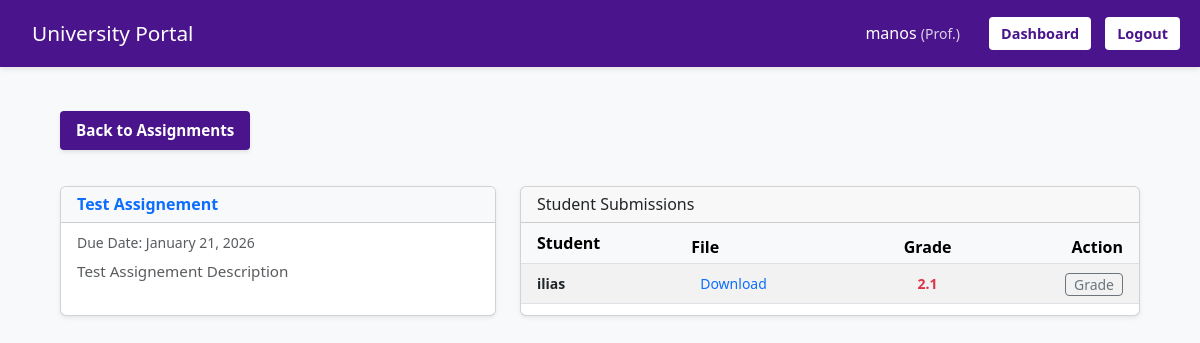
The page /utilities/submission.php?assign_id=10 (signed in) on the database its author committed.
### tables this page shows
CREATE TABLE `assignments` (
  `id` int(6) UNSIGNED NOT NULL,
  `course_id` int(6) UNSIGNED DEFAULT NULL,
  `title` varchar(100) NOT NULL,
  `description` text DEFAULT NULL,
  `due_date` date DEFAULT NULL
);

CREATE TABLE `submissions` (
  `id` int(6) UNSIGNED NOT NULL,
  `assignment_id` int(6) UNSIGNED DEFAULT NULL,
  `student_id` int(6) UNSIGNED DEFAULT NULL,
  `submission_text` text DEFAULT NULL,
  `file_name` varchar(255) DEFAULT NULL,
  `file_type` varchar(100) DEFAULT NULL,
  `file_content` blob DEFAULT NULL,
  `grade` decimal(4,1) DEFAULT NULL,
  `feedback` text DEFAULT NULL,
  `submitted_at` timestamp NOT NULL DEFAULT current_timestamp()
);

CREATE TABLE `users` (
  `id` int(6) UNSIGNED NOT NULL,
  `username` varchar(50) NOT NULL,
  `email` varchar(255) NOT NULL,
  `password` varchar(255) NOT NULL,
  `role` enum('S','P') NOT NULL,
  `created_at` timestamp NOT NULL DEFAULT current_timestamp()
);

### functions/check_generic.php (called while the page is built, shortened)
<?php
function e($string) {
    return htmlspecialchars($string, ENT_QUOTES | ENT_SUBSTITUTE, 'UTF-8');
}
?>

### utilities/submission.php (the view, shortened to what this page needs)
<?php
require_once '../functions/check_generic.php';
require_once '../database/db_connect.php';
$assign_id = intval($_GET['assign_id']);
$role      = $_SESSION['role'];
$stmt = $conn->prepare("SELECT * FROM assignments WHERE id = ?");
$stmt->bind_param("i", $assign_id);
$stmt->execute();
    $assign = $stmt->get_result()->fetch_assoc();
?>
<!DOCTYPE html>
<html lang="el">
<head>
    <link href="https://cdn.jsdelivr.net/npm/bootstrap@5.3.0/dist/css/bootstrap.min.css" rel="stylesheet">
    <link rel="stylesheet" href="../style.css?v=46">
</head>
<body>
<header>
    <h1><a href="../index.php" class="home-link" style="color: white; text-decoration: none;">University Portal</a></h1>
    <div class="nav-links">
        <span style="color: white; font-weight: 500; margin-right: 15px;">
            <?php echo e($_SESSION['username']); ?> <small style="opacity: 0.8;">(<?php echo ($_SESSION['role'] === 'P' ? 'Prof.' : 'Student'); ?>)</small>
        </span>
        <a href="dashboard.php">Dashboard</a>
        <a href="../sign-in-out-up/logout.php">Logout</a>
    </div>
</header>
<div class="container py-4">
    <div class="mb-3 d-flex justify-content-between align-items-center">
        <a href="assignment.php?course_id=<?php echo $assign['course_id']; ?>" class="btn-back">Back to Assignments</a>
    </div>
    <div class="row g-4">
        <div class="col-lg-5">
            <div class="card mb-3 shadow-sm h-100">
                <div class="card-header bg-light py-2">
                    <h5 class="mb-0 text-primary fw-bold fs-6"><?php echo e($assign['title']); ?></h5>
                </div>
                <div class="card-body p-3">
                    <h6 class="card-subtitle mb-2 text-muted small">Due Date: <?php echo date("F j, Y", strtotime($assign['due_date'])); ?></h6>
                    <div class="card-text text-muted" style="max-height: 250px; overflow-y: auto; font-size: 0.95rem; line-height: 1.5;">
                        <?php echo nl2br(e($assign['description'])); ?>
                    </div>
                </div>
            </div>
        </div>
        <div class="col-lg-7">
            <?php if($role === 'P'): ?>
                <div class="card shadow-sm h-100">
                    <div class="card-header py-2">
                        <h5 class="mb-0 fs-6">Student Submissions</h5>
                    </div>
                    <div class="card-body p-0">
                        <div class="table-responsive">
                            <table class="table table-sm table-striped table-hover align-middle mb-0">
                                <thead class="table-light">
                                    <tr>
                                        <th class="ps-3 py-2">Student</th>
                                        <th>File</th>
                                        <th class="text-center">Grade</th>
                                        <th class="text-end pe-3">Action</th>
                                    </tr>
                                </thead>
                                <tbody>
                                    <?php
                                    $stmt = $conn->prepare("SELECT s.*, u.username FROM submissions s JOIN users u ON s.student_id=u.id WHERE s.assignment_id=? ORDER BY s.submitted_at DESC");
                                    $stmt->bind_param("i", $assign_id);
                                    $stmt->execute();
                                    $subs = $stmt->get_result();
                                    if ($subs->num_rows > 0):
                                        while($s = $subs->fetch_assoc()):
                                    ?>
                                    <tr>
                                        <td class="ps-3 fw-bold small"><?php echo e($s['username']); ?></td>
                                        <td>
                                            <a href="download.php?file_id=<?php echo $s['id']; ?>" class="btn btn-sm btn-link text-decoration-none small">Download</a>
                                        </td>
                                        <td class="text-center">
                                            <?php if($s['grade'] !== null): ?>
                                                <?php $grade_color = ($s['grade'] < 4.0) ? 'text-danger' : 'text-primary'; ?>
                                                <span class="fw-bold <?php echo $grade_color; ?> small"><?php echo number_format($s['grade'], 1); ?></span>
                                            <?php else: ?>
                                                <span class="text-muted small">---</span>
                                            <?php endif; ?>
                                        </td>
                                        <td class="text-end pe-3">
                                            <button class="btn btn-sm btn-outline-secondary py-0 small" data-bs-toggle="modal" data-bs-target="#gradeModal<?php echo $s['id']; ?>">
                                                Grade
                                            </button>
                                        </td>
                                    </tr>
                                    <?php endwhile; else: ?>
                                        <tr><td colspan="4" class="text-center text-muted py-4 small">No submissions found.</td></tr>
                                    <?php endif; ?>
                                </tbody>
                            </table>
                        </div>
                    </div>
                </div>
            <?php endif; ?>
        </div>
    </div>
</div>
</body>
</html>

### style.css (style rules this page uses)
:root { --primary-color: #4a148c; --primary-hover: #38006b; --bg-color: #f8f9fa; --text-color: #333; --border-color: #dee2e6; }
* { box-sizing: border-box; }
body { font-family: 'Segoe UI', Tahoma, Geneva, Verdana, sans-serif; background-color: var(--bg-color); margin: 0; padding: 0; color: var(--text-color); min-height: 100vh; display: flex; flex-direction: column; }
a { text-decoration: none; color: inherit; }
header { background-color: var(--primary-color); color: white; padding: 15px 20px; display: flex; justify-content: space-between; align-items: center; box-shadow: 0 2px 5px rgba(0,0,0,0.1); }
header h1 { margin: 0; font-size: 1.3rem; }
header h1 a { color: white; }
.home-link { padding: 6px 12px; border-radius: 6px; transition: all 0.3s ease; display: inline-block; }
.nav-links a { color: var(--primary-color); background: #ffffff; padding: 6px 12px; border-radius: 4px; margin-left: 10px; font-weight: bold; font-size: 0.9rem; display: inline-block; }
.nav-links span { color: white; margin-right: 10px; }
.container { flex-grow: 1; width: 92%; max-width: 1200px; margin: 20px auto; padding-bottom: 40px; }
.btn-back { color: #ffffff; background-color: var(--primary-color); border: none; padding: 8px 16px; border-radius: 4px; font-size: 0.95rem; font-weight: 600; display: inline-block; margin-bottom: 20px; transition: all 0.2s; text-decoration: none; box-shadow: 0 2px 4px rgba(0,0,0,0.1); }

### rows shown on the page
assignments: title "Test Assignement", due_date "January 21, 2026", description "Test Assignement Description"
submissions: student.username "ilias", grade "2.1"

### other values the page prints
$_SESSION['username'] "manos"
